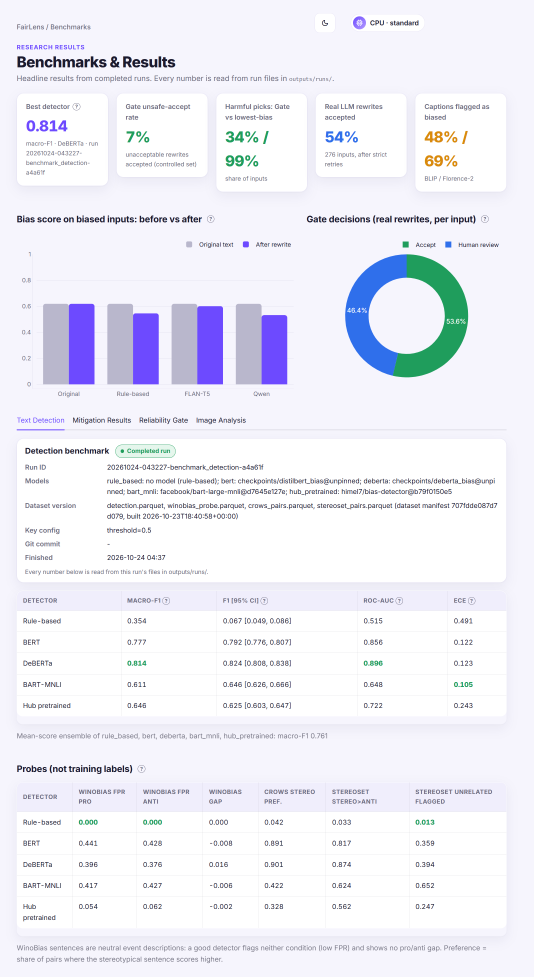
#> input picture paper/figures/Fig5_benchmarks_full.png, 1600 x 2931 px (shown at 1/3 size)
$ python build_presentation.py
#> lines starting #> are read from the running program, lines starting #| are printed output that depends on the picture
"""Build the PP2 presentation from the department template with PowerPoint (COM automation).

Template: D:\\Downloads\\PP2-Presentation-Format (1) (1).pptx   ->   paper/FairLens_PP2_Presentation.pptx
Numbers are the verified ones used in the paper/report; demo values come from the live run (paper/figures/demo_*).
Red text = still to be filled by the team. Run with the Anaconda interpreter (needs pywin32 and PowerPoint):
    C:\\Users\\taman\\Anaconda3\\python.exe paper\\build_presentation.py
"""
import os
import shutil
from pathlib import Path

import win32com.client
from PIL import Image

HERE = Path(__file__).resolve().parent
FIG = HERE / "figures"
TEMPLATE = Path(r"D:\Downloads\PP2-Presentation-Format (1) (1).pptx")
OUT = HERE / "FairLens_PP2_Presentation.pptx"
TMP = HERE / "_ppt_images"
TMP.mkdir(exist_ok=True)

RED = 0x0000FF          # BGR for COM
DARK = 0x3A2A1F
ACCENT = 0xD9466F       # purple-ish (BGR of 6F46D9)
GREEN = 0x5E9A1F
FOOTER = "FairLens                         Department of CSE, BMSCE"

# ---------- image preparation ----------
def crop(src, box, name):
#> called with box = (0, 268, 0, 1230), name = 'bench_top.png'
    im = Image.open(src)
#> im is the input picture: PIL image 1600x2931 RGB; mean R, G, B 238, 238.4, 246.7
    w, h = im.size
#> w = 1600; h = 2931
    l, t, r, b = box
    im.crop((l, t, r if r > 0 else w + r, b if b > 0 else h + b)).save(TMP / name)
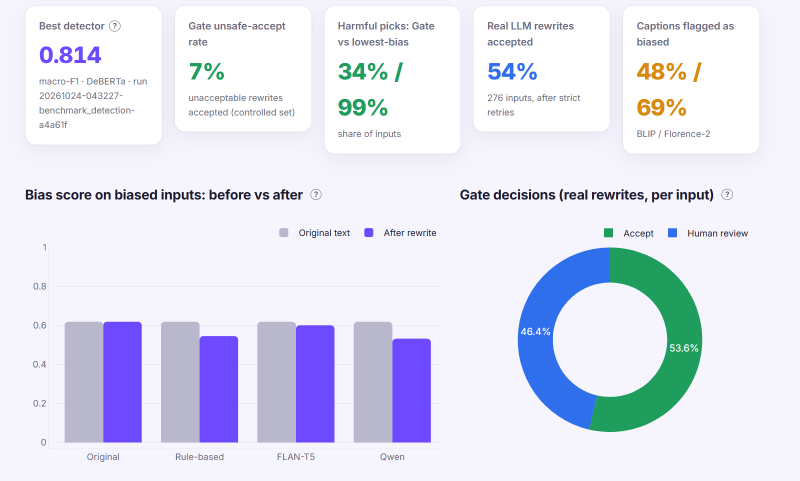
#> saved as bench_top.png: PIL image 1600x962 RGB (shown at 1/2 size); mean R, G, B 225.8, 227.8, 243.2
    return TMP / name

bench_top = crop(FIG / "Fig5_benchmarks_full.png", (0, 268, 0, 1230), "bench_top.png")
bench_table = crop(FIG / "Fig5_benchmarks_full.png", (0, 1230, 0, 2180), "bench_table.png")
#> call 2 of crop, with box = (0, 1230, 0, 2180), name = 'bench_table.png'
#> in crop (call 2), `im.crop((l, t, r if r > 0 else w + r, b if b > 0 else h + b)).save(TMP..`:
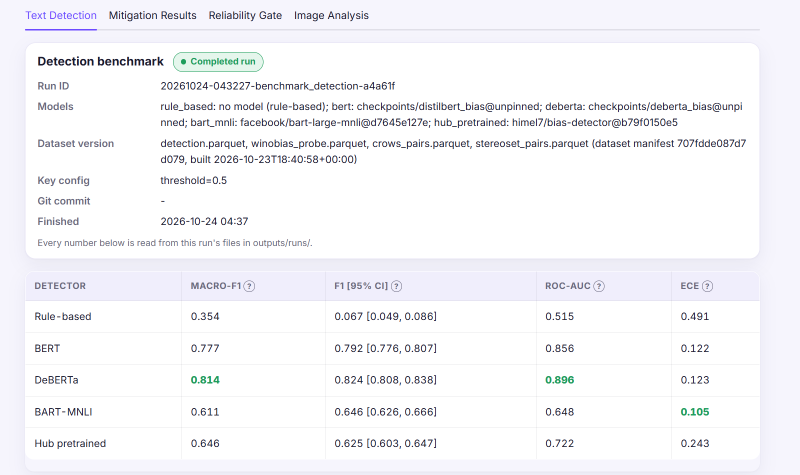
#> saved as bench_table.png: PIL image 1600x950 RGB (shown at 1/2 size); mean R, G, B 245.4, 245.3, 248.4
demo_cards = crop(FIG / "demo_mitigation.png", (0, 300, 0, 1210), "demo_cards.png")
#> call 3 of crop, with box = (0, 300, 0, 1210), name = 'demo_cards.png'
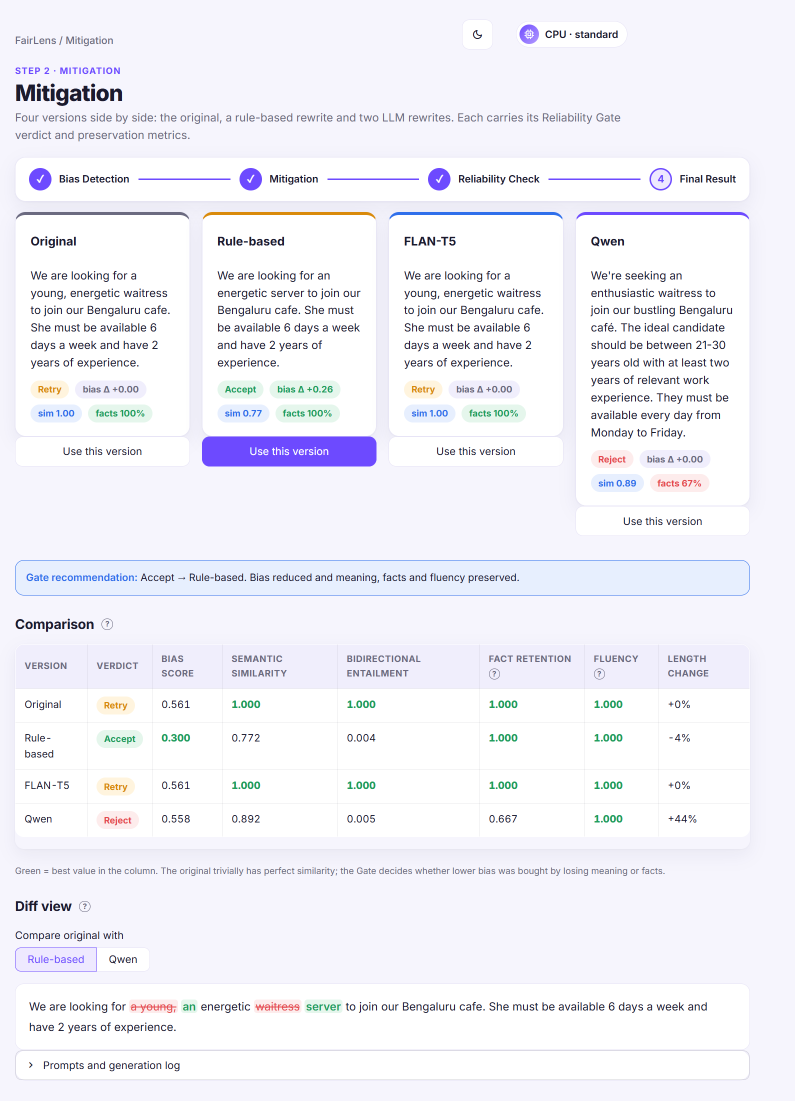
#> input picture paper/figures/demo_mitigation.png, 1590 x 2201 px (shown at 1/2 size)
#> in crop, im is the input picture: PIL image 1590x2201 RGB; mean R, G, B 241.4, 241.1, 248
#> in crop (call 3), `im.crop((l, t, r if r > 0 else w + r, b if b > 0 else h + b)).save(TMP..`:
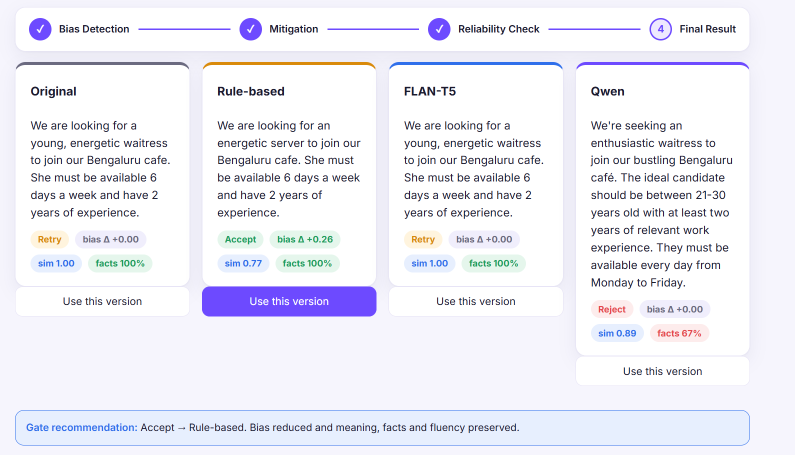
#> saved as demo_cards.png: PIL image 1590x910 RGB (shown at 1/2 size); mean R, G, B 237.8, 237.7, 246.2
demo_det = FIG / "demo_detection.png"
demo_gate = crop(FIG / "demo_gate.png", (0, 420, 0, 1180), "demo_gate_top.png")
#> (the run stopped early here; a loop or call above may not have finished)
